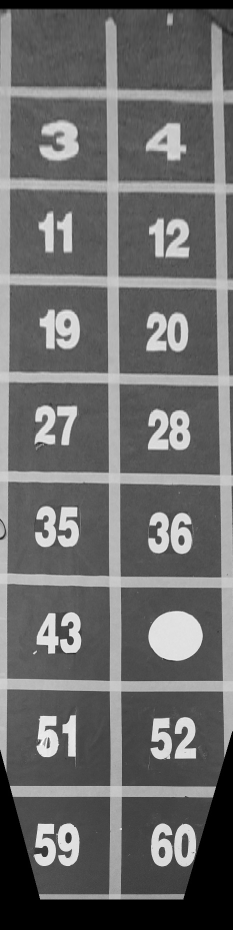
#> input picture tof/picpipei/pic0.jpg, 465 x 1860 px, given in place of the camera (shown at 1/2 size)
$ python main0716_A.py   (older library calls are emulated)
#> lines starting #> are read from the running program, lines starting #| are printed output that depends on the picture
#coding:utf-8
import numpy as np
import cv2
import time
import serial
ser = serial.Serial()
ser.baudrate = 115200
ser.port = 'COM4'
ser.open()

cap1 = cv2.VideoCapture(0)
cap1.set(5,120)
cap1.set(3,160)
cap1.set(4,120)
# [13 lines of commented-out code are left out]

DIM=(160, 120)
K=np.array([[99.4258503276217, 0.0, 78.82468853503748], [0.0, 99.48655709062508, 56.50370696954958], [0.0, 0.0, 1.0]])
D=np.array([[-0.054589320778828936], [-0.38118622492409726], [1.1750597946154482], [-1.256404940962829]])

stickin = time.time()
hengzhe = [1,1,1]
shuzhe = [1,1,1]
get_heng = 0
get_shu = 0
get_shu_pass , get_heng_pass = 0,0
hengxianloc,hengxianlocup,hengxianlocdown = 50,50,50
shuxianloc ,shuxianlocup,shuxianlocdown= 45,45,45
shifoupandingflag = 1
jiansuflag = 0
danciget = 0  # 当一条线被监测到了的时候，另一条线需要检测
lineleave_heng , lineleave_shu = 0,0
kuandu = 10
baifenbi = 0.835
deltaheng, deltahengflag,  deltashu, deltashuflag, thetaheng, thetahengflag, thetashu , thetashuflag= 0.0, 0,0.0, 0,0.0, 0,0.0, 0
shiziflag = 0
step = [[3+1, 4+1]]
for teststep in step:
    hengzhe = [1, 1, 1]
    shuzhe = [1, 1, 1]
    get_heng = 0
    get_shu = 0
    get_shu_pass, get_heng_pass = 0, 0
    hengxianloc, hengxianlocup, hengxianlocdown = 50, 50, 50
    shuxianloc, shuxianlocup, shuxianlocdown = 45, 45, 45
    shifoupandingflag = 1
    jiansuflag = 0
    danciget = 0  # 当一条线被监测到了的时候，另一条线需要检测
    lineleave_heng, lineleave_shu = 0, 0
    kuandu = 10
    baifenbi = 0.944
    deltaheng, deltahengflag, deltashu, deltashuflag, thetaheng, thetahengflag, thetashu, thetashuflag = 0.0, 0, 0.0, 0, 0.0, 0, 0.0, 0
    shiziflag = 0
    ser.write(  str('x') + '0' + '000.0' + 't' + '0' + '00.00' + str(0) + str(0) + str(0) + '1314' + '\0')
    stickin = time.time()
    while(1):
        ret, img = cap1.read()
        (lower, upper) = ([0, 0, 120], [255, 255, 255])
        lower = np.array(lower, dtype="uint8")
        upper = np.array(upper, dtype="uint8")
        mask = cv2.inRange(img, lower, upper)
        img = cv2.bitwise_and(img, img, mask=mask)

        img = cv2.resize(img, DIM)
        map1, map2 = cv2.fisheye.initUndistortRectifyMap(K, D, np.eye(3), K, DIM, cv2.CV_16SC2)
        img = cv2.remap(img, map1, map2, interpolation=cv2.INTER_LINEAR, borderMode=cv2.BORDER_CONSTANT)
        # cv2.imshow('img', img)
        cv2.imshow('img', img)
        cv2.imshow('imgcopy',img[0:80,0:100])

        newimg = cv2.resize(img[0:80,0:100],(100,90))
        # cv2.imshow('newimg',newimg)
        img = cv2.cvtColor(newimg, cv2.COLOR_BGR2GRAY)
        wtf, img = cv2.threshold(img, 100, 255, cv2.THRESH_BINARY)
        # cv2.imshow('erosion',cv2.erode(img,np.ones((15,15),np.uint8),iterations = 1))
        # img = cv2.adaptiveThreshold(img, 255, cv2.ADAPTIVE_THRESH_MEAN_C, cv2.THRESH_BINARY, 5, 10)
        cany = cv2.GaussianBlur(img, (13, 13), 0)
        edges = cv2.Canny(cany, 50, 70, apertureSize=3)
        # cv2.imshow('edges',edges)
        # ret2 , img2 = cap2.read()
        # ret3, img3 = cap3.read()
        undistorted_img = img
        if img[50-kuandu:50+kuandu,0:90].sum()/255 + img[0:100,45-kuandu:45+kuandu].sum()/255 - (2*kuandu*90 - 2*kuandu*100)*baifenbi >= 0 :
            shiziflag = 1
        else:
            shiziflag = 0


# ————————————————————————————————————————————————————————————————————
        shuzhesao = undistorted_img.sum(axis=0)/255 # 图像竖着加和压扁SSSSSSSSSSSSSSSSSSSS
        shuzhesao1 = np.where(shuzhesao >= 80, 1, 0)
        believeshuzhe = np.array([])  # 把数组每相邻个8个加起来
        for i in range(shuzhesao1.shape[0]-8+1):
            believeshuzhe = np.append(believeshuzhe, shuzhesao1[i:i+8].sum())
        shuxianloc = np.average(np.where(believeshuzhe >= 7))

        shuzhesaoup = undistorted_img[0:50].sum(axis=0) / 255  # 图像竖着加和压扁SSSSSSSSSSSSSSSSSSs
        shuzhesao1up = np.where(shuzhesaoup >= 40, 1, 0)
        believeshuzheup = np.array([])  # 把数组每相邻个五个加起来
        for i in range(shuzhesao1up.shape[0] - 8 + 1):
            believeshuzheup = np.append(believeshuzheup, shuzhesao1up[i:i + 8].sum())
        shuxianlocup = np.average(np.where(believeshuzheup >= 7))

        shuzhesaodown = undistorted_img[50:100].sum(axis=0) / 255  # 图像竖着加和压扁SSSSSSSSSSSSSSSSSS
        shuzhesao1down = np.where(shuzhesaodown >= 40, 1, 0)
        believeshuzhedown = np.array([])  # 把数组每相邻个五个加起来
        for i in range(shuzhesao1down.shape[0] - 8 + 1):
            believeshuzhedown = np.append(believeshuzhedown, shuzhesao1down[i:i + 8].sum())
        shuxianlocdown = np.average(np.where(believeshuzhedown >= 7))
        # print(believeshuzhedown,believeshuzhe,believeshuzheup)
        # print(believeshuzheup)
        shuzhe[0] = shuzhe[1]
        shuzhe[1] = shuzhe[2]
        if np.amax(believeshuzhe)>0:
            shuzhe[2] = 1
        else:
            shuzhe[2] = 0
        if shuzhe[0] == 1 and shuzhe[1] == 1 and shuzhe[2] == 0 and shifoupandingflag == 1:
            get_shu_pass = get_shu_pass + 1
            get_shu = get_shu_pass
        if img[0:100, 45-kuandu:45+kuandu].sum()/255 - (2*kuandu*100)*baifenbi >= 0 and shifoupandingflag == 2:
            get_shu = get_shu+1
# *** *** *** ***
# ————————————————————————————————————————————————————————————————


        hengzhesao = undistorted_img.sum(axis = 1)/255 # 图像横着加和压扁SSSSSSSSSSSSSSSSSSS
        hengzhesao1 = np.where(hengzhesao >= 70, 1, 0)
        believehengzhe = np.array([]) # 把数组每相邻个五个加起来
        for i in range(hengzhesao1.shape[0]-8+1):
            believehengzhe = np.append(believehengzhe, hengzhesao1[i:i+8].sum())
        hengxianloc = np.average(np.where(believehengzhe >= 7))

        hengzhesaoup = undistorted_img[0:100, 45:90].sum(axis=1) / 255  # 图像横着加和压扁SSSSSSSSSSSSSSSSSSS
        hengzhesao1up = np.where(hengzhesaoup >= 35, 1, 0)
        believehengzheup = np.array([])  # 把数组每相邻个五个加起来
        for i in range(hengzhesao1up.shape[0] - 8 + 1):
            believehengzheup = np.append(believehengzheup, hengzhesao1up[i:i + 8].sum())
        hengxianlocup = np.average(np.where(believehengzheup >= 7))

        hengzhesaodown = undistorted_img[0:100, 0:45].sum(axis=1) / 255  # 图像横着加和压扁SSSSSSSSSSSSSSSSSSS
        hengzhesao1down = np.where(hengzhesaodown >= 35, 1, 0)
        believehengzhedown = np.array([])  # 把数组每相邻个五个加起来
        for i in range(hengzhesao1down.shape[0] - 8 + 1):
            believehengzhedown = np.append(believehengzhedown, hengzhesao1down[i:i + 8].sum())
        hengxianlocdown = np.average(np.where(believehengzhedown >= 7))
        hengzhe[0] = hengzhe[1]
        hengzhe[1] = hengzhe[2]
        if np.amax(believehengzhe)>0:
            hengzhe[2] = 1
        else:
            hengzhe[2] = 0
        if hengzhe[0] == 1 and hengzhe[1] == 1 and hengzhe[2] == 0 and shifoupandingflag == 1:
            get_heng_pass = get_heng_pass + 1
            get_heng = get_heng_pass
        if img[50-kuandu:50+kuandu, 0:90].sum()/255 - (2*kuandu*90)*baifenbi >= 0 and shifoupandingflag == 2:
            get_heng = get_heng+1
        # print(shuxianlocdown,shuxianloc,shuxianlocup,hengxianlocdown,hengxianloc,hengxianlocup)
        # print(shuxianlocdown,hengxianloc)
        # cv2.imshow('ohyeah', undistorted_img)

        deltaheng = hengxianloc - 50
        deltashu = shuxianloc - 45
        if deltaheng <= 0:
            deltahengflag = 1
        else:
            deltahengflag = 0
        if deltashu <= 0:
            deltashuflag = 1
        else:
            deltashuflag = 0
        thetashu = float(shuxianlocup - shuxianlocdown)/45
        thetaheng = float(hengxianlocup - hengxianlocdown)/50
        if thetaheng >= 0:
            thetahengflag = 1
        else:
            thetahengflag = 0
        if thetashu >= 0:
            deltashuflag = 1
        else:
            thetashuflag = 0
        # print(deltaheng,deltashu,thetaheng,thetashu)
        print(get_heng,get_shu)


        if teststep[0] >= 3 and teststep[1] >= 3:
            if get_heng == teststep[0] and get_shu < teststep[1]:
                jiansuflag = 1
                shifoupandingflag = 0
                ser.write(str('x') + str(deltahengflag) + str('%05.1f' % (abs(deltaheng))) + str('t') + str(
                    thetahengflag) + str('%05.2f' % (abs(thetaheng))) + str(4) + str(0) + str(
                    jiansuflag) + '0000' + '\0')

                # 应该往横着的方向跑
                if img[0:100, 45-kuandu:45+kuandu].sum()/255 - (2*kuandu*100)*baifenbi >= 0:
                    get_shu = get_shu + 1
                if get_shu == teststep[1]:
                    shiziflag = 0
                    get_shu = 0
                    get_heng = 0
                    break

            if get_heng < teststep[0] and get_shu == teststep[1]:
                jiansuflag = 1
                shifoupandingflag = 0
                ser.write(
                    str('x') + str(deltashuflag) + str('%05.1f' % (abs(deltashu))) + str('t') + str(thetashuflag) + str(
                        '%05.2f' % (abs(thetashu))) + str(1) + str(0) + str(jiansuflag) + '0000' + '\0')
                # 应该往数着着的方向跑
                if img[50-kuandu:50+kuandu,0:90].sum()/255 - (2*kuandu*90)*baifenbi >= 0:
                    get_heng = get_heng + 1
                if get_heng == teststep[0] :
                    shiziflag = 0
                    get_shu = 0
                    get_heng = 0
                    break

            if get_heng < teststep[0]-1 and get_shu < teststep[1]-1:
                jiansuflag = 0
                shifoupandingflag = 1
                ser.write(
                    str('x') + '0' + '000.0' + 't' + '0' + '00.00' + str(0) + str(0) + str(jiansuflag) + '1314' + '\0')

            if get_heng == teststep[0]-1 and get_shu < teststep[1]-1:
                jiansuflag = 1
                shifoupandingflag = 1
                ser.write(
                    str('x') + '0' + '000.0' + 't' + '0' + '00.00' + str(0) + str(0) + str(jiansuflag) + '1314' + '\0')

            if get_heng < teststep[0]-1 and get_shu == teststep[1]-1:
                jiansuflag = 1
                shifoupandingflag = 1
                ser.write(
                    str('x') + '0' + '000.0' + 't' + '0' + '00.00' + str(0) + str(0) + str(jiansuflag) + '1314' + '\0')


            if get_heng == teststep[0]-1 and get_shu == teststep[1]-1:
                jiansuflag = 1
                shifoupandingflag = 1
                ser.write(
                    str('x') + '0' + '000.0' + 't' + '0' + '00.00' + str(0) + str(0) + str(jiansuflag) + '1314' + '\0')

        if teststep[0] == 1 and teststep[1] > 1:
            pass
        if teststep[0] > 1 and teststep[1] == 1:
            pass
        if teststep[0] == 2 and teststep[1] > 1:
            pass
        if teststep[0] > 1 and teststep[1] == 2:
            pass
        if teststep[0] == 2 and teststep[1] == 2:
            pass


        if cv2.waitKey(1) & 0xFF == ord('q'):
            break
        if cv2.waitKey(1) & 0xFF == ord('Q'):
            break
#> this loop made 1 pass
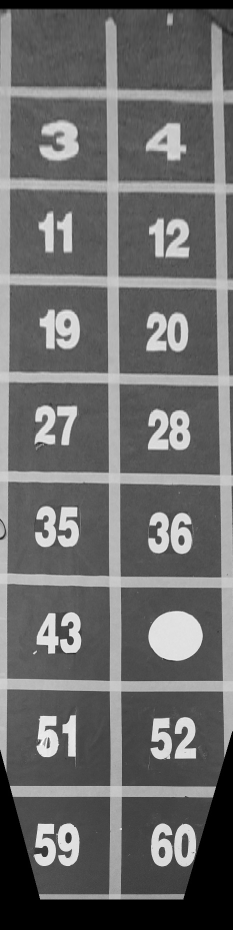
#> input picture tof/picpipei/pic0.jpg, 465 x 1860 px, given in place of the camera (shown at 1/2 size)
#> pass 1, `cv2.imshow('img', img)`:
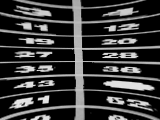
#> window 'img': shape (120, 160, 3); min 0, max 241, mean 56.7
#> pass 1, `cv2.imshow('imgcopy',img[0:80,0:100])`:
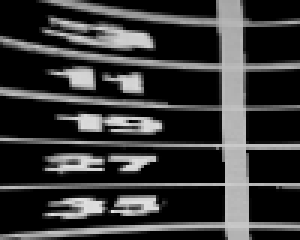
#> window 'imgcopy': shape (80, 100, 3) (shown 3 times larger); min 0, max 228, mean 54.9

ser.write(
        str('x') + '0' + '000.0' + 't' + '0' + '00.00' + str(0) + str(0) + str(0) + '0000' + '\0')
while(1):
    ser.write(
        str('x') + '0' + '000.0' + 't' + '0' + '00.00' + str(0) + str(0) + str(0) + '0000' + '\0')
    if cv2.waitKey(1) & 0xFF == ord('q'):
#> (key q is pressed here)
        break
    if cv2.waitKey(1) & 0xFF == ord('Q'):
        break
cap1.release()
cv2.destroyAllWindows()

$ run again, on tof/picpipei/pic1.jpg
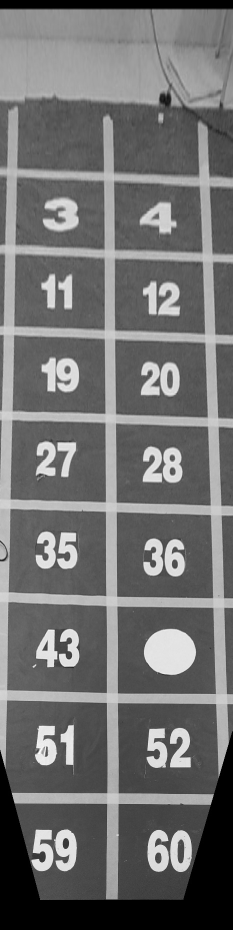
#> input picture tof/picpipei/pic1.jpg, 465 x 1860 px, given in place of the camera (shown at 1/2 size)
#> the loop `for teststep in step:` made 1 pass
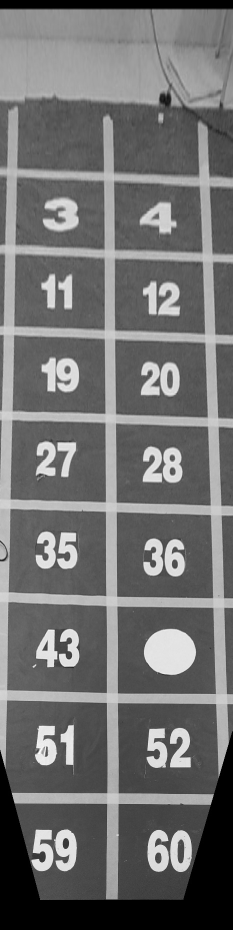
#> input picture tof/picpipei/pic1.jpg, 465 x 1860 px, given in place of the camera (shown at 1/2 size)
#> pass 1, `cv2.imshow('img', img)`:
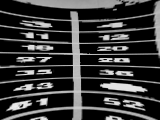
#> window 'img': shape (120, 160, 3); min 0, max 241, mean 56.4
#> pass 1, `cv2.imshow('imgcopy',img[0:80,0:100])`:
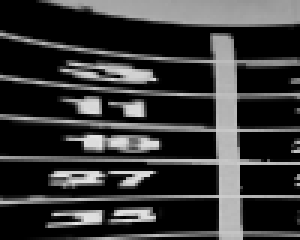
#> window 'imgcopy': shape (80, 100, 3) (shown 3 times larger); min 0, max 232, mean 53.7
